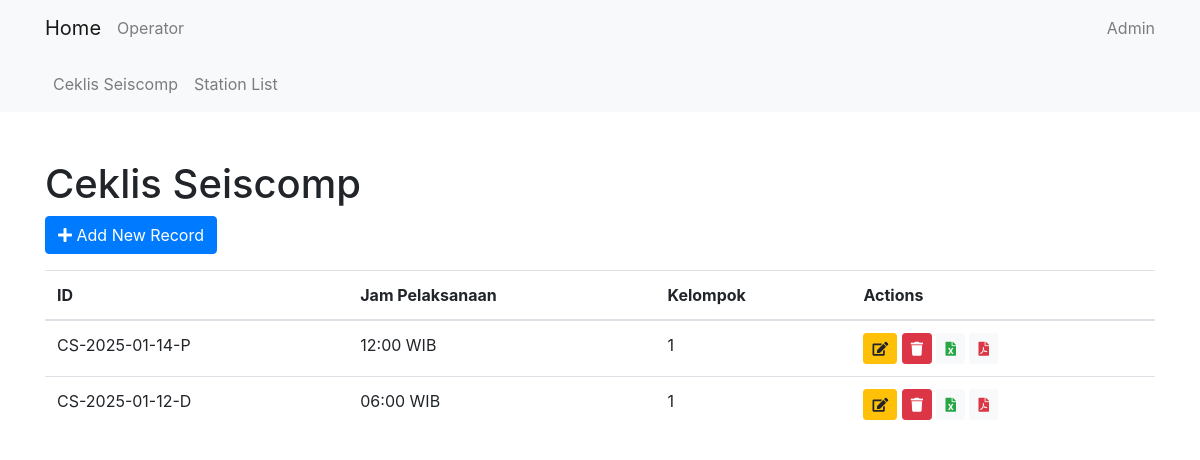
The app's page /cl_seiscomp/, older data.
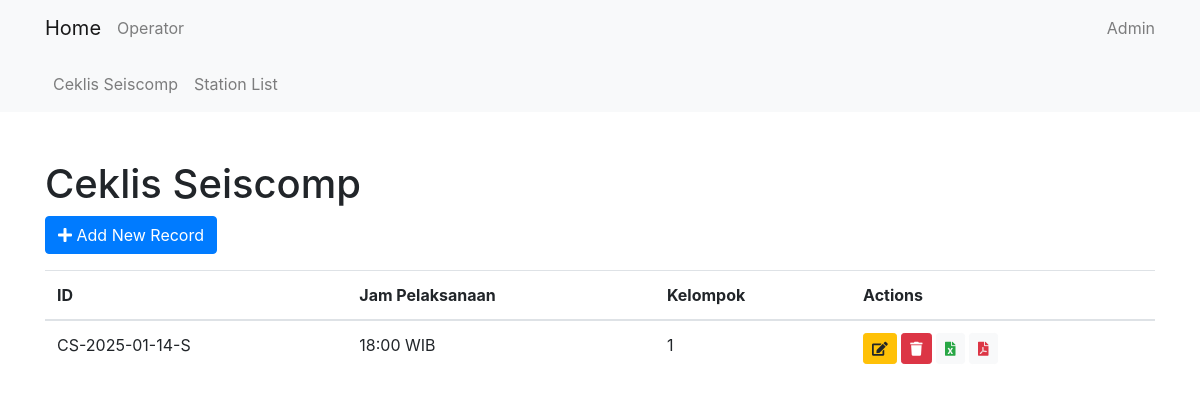
The same page, newer data.
### cl_seiscomp/models.py (models this page shows, shortened)
class CsRecordModel(models.Model):
    date = models.DateField(default=timezone.now)
    cs_id = models.CharField(max_length=15, default='0')
    shift = models.CharField(max_length=15, choices=SHIFT, default='P')
    jam_pelaksanaan = models.CharField(max_length=20, choices=WAKTU, default='12:00 WIB')
    kelompok = models.IntegerField(choices=KELOMPOK, default=1)
    operator = models.ForeignKey(Operator, on_delete=models.CASCADE)
    gaps = models.TextField(max_length=10000, null=True, blank=True)
    spikes = models.TextField(max_length=10000, null=True, blank=True)
    blanks = models.TextField(max_length=10000, null=True, blank=True)
    slmon = models.PositiveIntegerField(null=True, blank=True, default=0)
    count_gaps = models.PositiveIntegerField(null=True, blank=True, default=0)
    count_spikes = models.PositiveIntegerField(null=True, blank=True, default=0)
    count_blanks = models.PositiveIntegerField(null=True, blank=True, default=0)
    slmon_image = models.ImageField(upload_to='cl_seiscomp/slmon_images/', null=True, blank=True)

### cl_seiscomp/views.py (the view)
# urls.py: path('', CsListView.as_view(), name='cs_list'),
class CsListView(ListView):
    model = CsRecordModel
    template_name = 'cl_seiscomp/cs_list.html'
    context_object_name = 'csrecords'

### cl_seiscomp/templates/cl_seiscomp/cs_list.html (shortened to what this page needs)
{% extends 'core/base.html' %}
{% block content %}
<h1 class="mt-5">Ceklis Seiscomp</h1>
<a href="{% url 'cl_seiscomp:cs_create' %}" class="btn btn-primary">
    <i class="fas fa-plus"></i> Add New Record
</a>
<table class="table mt-3">
    <thead>
        <tr>
            <th>ID</th>
            <th>Jam Pelaksanaan</th>
            <th>Kelompok</th>
            <th>Actions</th>
        </tr>
    </thead>
    <tbody>
        {% for record in csrecords %}
        <tr>
            <td>{{ record.cs_id }}</td>
            <td>{{ record.jam_pelaksanaan }}</td>
            <td>{{ record.kelompok }}</td>
            <td>
                <a href="{% url 'cl_seiscomp:cs_update' record.pk %}" class="btn btn-sm btn-warning" data-toggle="tooltip" title="Edit">
                    <i class="fas fa-edit"></i>
                </a>
                <form action="{% url 'cl_seiscomp:cs_delete' record.pk %}" method="post" style="display:inline;">
                    <button type="button" class="btn btn-sm btn-danger delete-button" data-toggle="tooltip" title="Delete">
                        <i class="fas fa-trash"></i>
                    </button>
                </form>
                <a href="{% url 'cl_seiscomp:cs_export_excel' record.pk %}" class="btn btn-sm btn-light text-success">
                    <i class="fas fa-file-excel"></i>
                </a>
                <a href="{% url 'cl_seiscomp:cs_export_pdf' record.pk %}" class="btn btn-sm btn-light text-danger">
                    <i class="fas fa-file-pdf"></i>
                </a>
            </td>
        </tr>
        {% endfor %}
    </tbody>
</table>
{% endblock %}

Row changes from the older to the newer data that the page shows:
removed CsRecordModel: cs_id "CS-2025-01-14-P", jam_pelaksanaan "12:00 WIB", kelompok "1"
removed CsRecordModel: cs_id "CS-2025-01-12-D", jam_pelaksanaan "06:00 WIB", kelompok "1"
added CsRecordModel: cs_id "CS-2025-01-14-S", jam_pelaksanaan "18:00 WIB", kelompok "1"
